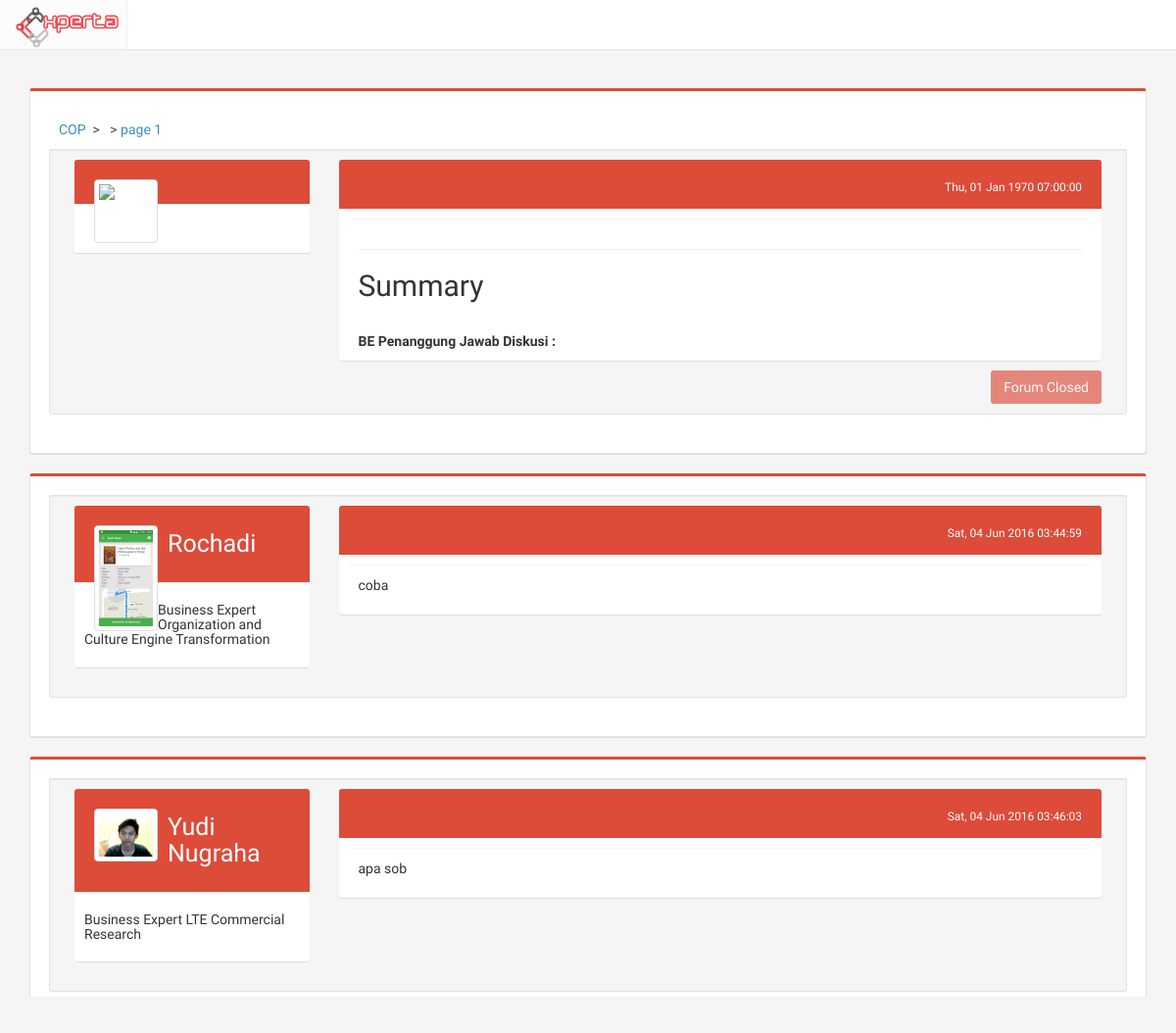
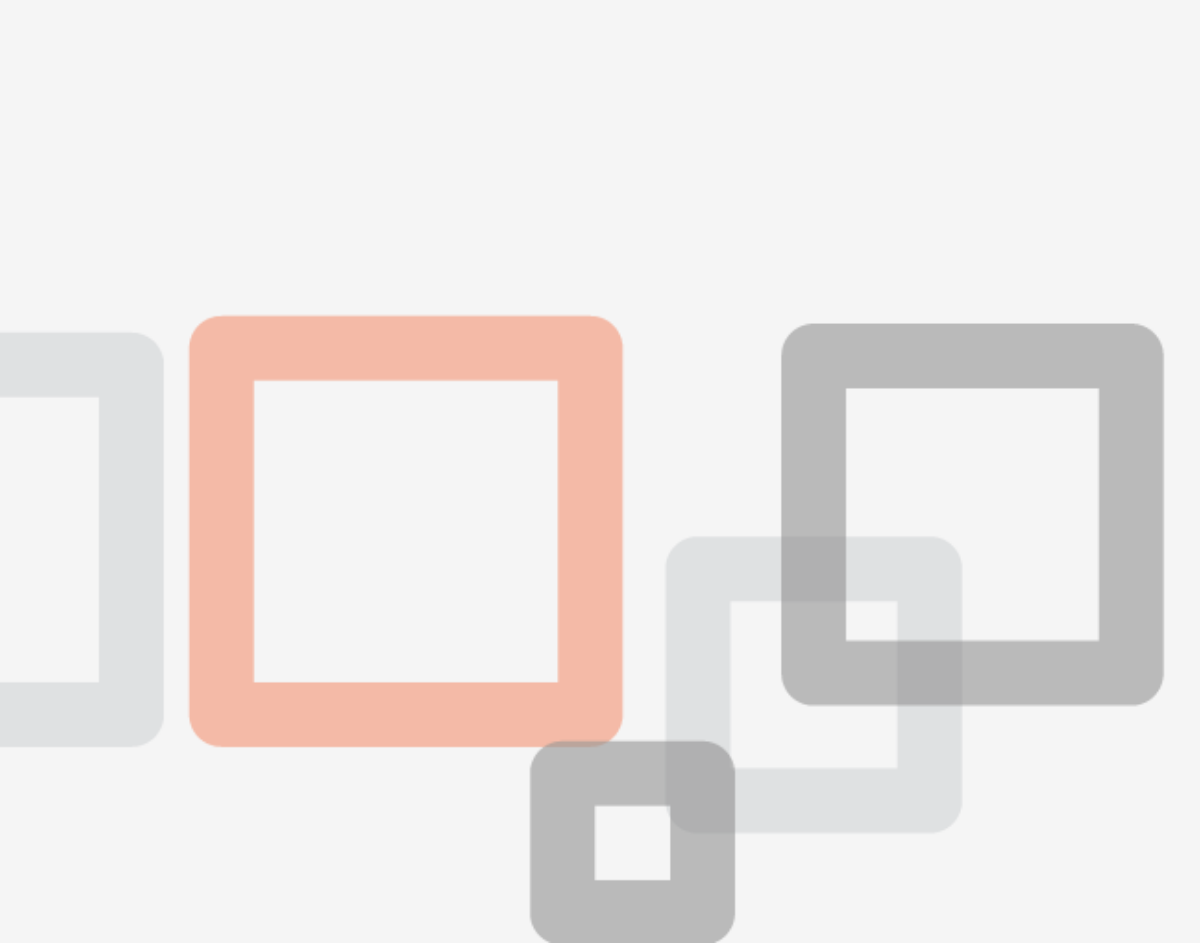
/cop/bp_view/1, run on an earlier commit of the app's database (2 pictures, top to bottom).
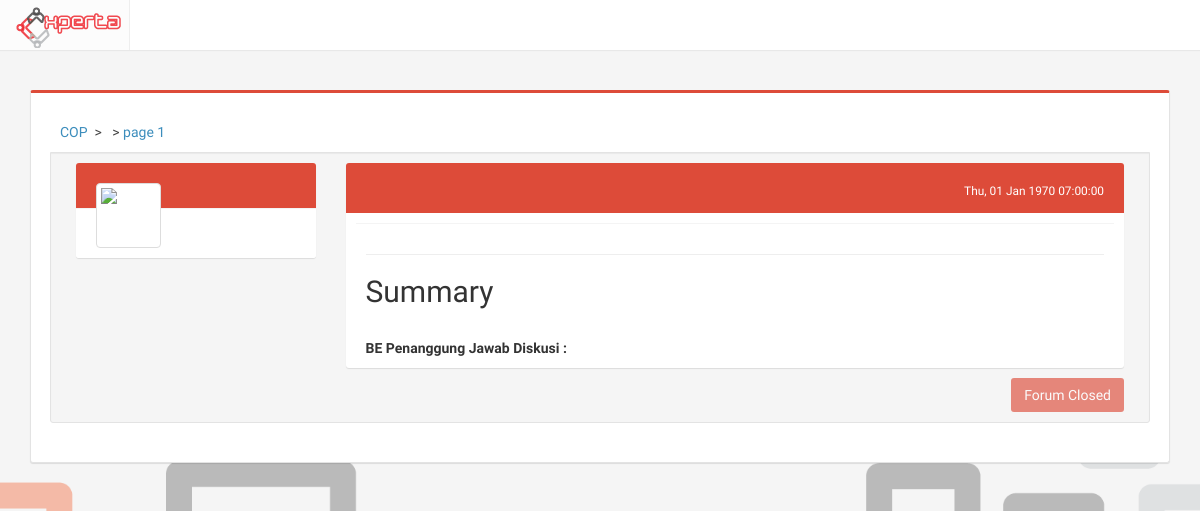
And on a later commit of the database.
### tables this page shows
CREATE TABLE `cop_comment` (
  `id_comment` int(11) NOT NULL,
  `id_cop` int(11) NOT NULL,
  `id_user` int(11) NOT NULL,
  `title` varchar(100) DEFAULT '',
  `content` text NOT NULL,
  `created_at` timestamp NOT NULL DEFAULT CURRENT_TIMESTAMP,
  `updated_at` timestamp NOT NULL DEFAULT '0000-00-00 00:00:00'
);

CREATE TABLE `profile` (
  `id_profile` int(11) NOT NULL,
  `NIK` varchar(50) DEFAULT NULL,
  `id_user` int(11) NOT NULL,
  `fullname` varchar(255) NOT NULL,
  `birthdate` date DEFAULT NULL,
  `gender` enum('M','F') DEFAULT NULL,
  `id_expert` int(11) DEFAULT '98',
  `pic` varchar(500) DEFAULT 'default.png',
  `updated_at` timestamp NOT NULL DEFAULT CURRENT_TIMESTAMP ON UPDATE CURRENT_TIMESTAMP,
  `login` int(11) NOT NULL DEFAULT '0'
);

CREATE TABLE `expert` (
  `id_expert` int(11) NOT NULL,
  `id_directorate` int(11) NOT NULL,
  `expert_name` varchar(100) NOT NULL
);

### index.php (called while the page is built, shortened)
<?php
require_once BASEPATH.'core/CodeIgniter.php';

### application/models/Cop_model.php (called while the page is built, shortened)
<?php
	class Cop_model extends CI_Model
	{
		function get_comment($id, $page=0){
			$page = ($page * 20);
			$hasil['data'] = $this->db->query("SELECT fullname, pic, user.id_user, title, content, expert_name, level_name, created_at
				FROM cop_comment, user, profile, level, expert
				WHERE id_cop = '$id'
					AND cop_comment.id_user = user.id_user
					AND user.id_user = profile.id_user
					AND user.id_level = level.id_level
					AND profile.id_expert = expert.id_expert
				ORDER BY id_cop ASC
				LIMIT $page, 20
				")->result();
			$hasil['count'] = $this->db->query("SELECT COUNT(*) as count FROM cop_comment WHERE id_cop = '$id' ")->result();
			return $hasil;
		}
	}

### application/views/cop/bp_view.php (the view, shortened to what this page needs)
<?php include 'application/views/header.php' ?>
	<link rel="stylesheet" type="text/css" href="<?= base_url('assets/css/bootstrap3-wysihtml5.min.css') ?>">
	<div class="container">
	<div class="row">
	<div class="col-md-12 isi">
	<div class="col-md-12 box box-danger well">
		<div class="box-header">
		<?php $i=0; foreach ($tree as $tangkal): ?>
			<?php if ($i): ?>
				<?php echo '> ' ?>
			<?php endif ?>
			<a href="<?php echo $tangkal['url'] ?>"><?php echo $tangkal['title'] ?></a>&nbsp;
		<?php $i++; endforeach ?>
		</div>
		<div class="box-body well">
			<div class="col-md-3">
				<div class="box box-widget widget-user-2">
                <div class="widget-user-header bg-red">
                  <div class="widget-user-image">
                    <img class="img-thumbnail" width="20" height="20" src="<?php echo site_url('uploads/profile/'.$thread[0]->pic) ?>" alt="user image">
                  </div>
                </div>
                <div class="box-footer">
                </div>
              </div>
			</div>
			<div class="col-md-9">
				<div class="box box-widget widget-user-2">
					<div class="widget-user-header bg-red">
							<small class="pull-right">
								<?php echo date('D, d M Y H:i:s',strtotime($thread[0]->created_at)) ?>
							</small>
					</div>
					<div class="box-footer content-forum">
						<?php if (!$thread[0]->status): ?>
							<hr>
							<h2 class="text-left">Summary</h2>
							<br>
							<strong>BE Penanggung Jawab Diskusi :</strong> <br>
						<?php endif ?>
					</div>
					<?php if (!$thread[0]->status): ?>
						<a class="btn disabled bg-red pull-right" >
							Forum Closed
						</a>
					<?php endif ?>
				</div>
			</div>
		</div>
	</div>
<?php foreach ($comment as $komentar ): ?>
<?php
	$kelas = ($komentar->level_name == 'be') ? 'bg-red' : 'bg-blue' ;
	$box = ($komentar->level_name == 'be') ? 'box-danger' : 'box-primary' ;
 ?>
<div class="col-md-12 box <?php echo $box ?> well">
		<div class="box-body well">
			<div class="col-md-3">
				<div class="box box-widget widget-user-2">
                <div class="widget-user-header <?php echo $kelas ?>">
                  <div class="widget-user-image">
                    <img class="img-thumbnail" width="20" height="20" src="<?php echo site_url('uploads/profile/'.$komentar->pic) ?>" alt="user image">
                  </div>
                  <h4 class="widget-user-username">
                  	<a class="clearlink" href="<?php echo site_url('account/user/'.$komentar->id_user)  ?>">
                  		<?php echo $komentar->fullname ?>
                  	</a>
                  </h4>
                </div>
                <div class="box-footer">
                  <h5><?php echo $komentar->expert_name ?></h5>
                </div>
              </div>
			</div>
			<div class="col-md-9">
				<div class="box box-widget widget-user-2">
					<div class="widget-user-header bg-red">
							<small class="pull-right">
								<?php echo date('D, d M Y H:i:s',strtotime($komentar->created_at)) ?>
							</small>
					</div>
					<div class="box-footer content-forum">
						<?php echo $komentar->content ?>
					</div>
				</div>
			</div>
		</div>
	</div>
<?php endforeach ?>
<div class="btn-group pull-right">
	<?php echo $page ?>
</div>
	</div>

What changed in the data, as far as the page shows it:
removed cop_comment: profile.pic (picture), profile.fullname "Rochadi", expert.expert_name "Business Expert Organization and Culture Engine Transformation", created_at "Sat, 04 Jun 2016 03:44:59", content "coba"
removed cop_comment: profile.pic (picture), profile.fullname "Yudi Nugraha", expert.expert_name "Business Expert LTE Commercial Research", created_at "Sat, 04 Jun 2016 03:46:03", content "apa sob"
removed cop_comment: profile.pic (picture)
removed cop_comment: profile.pic (picture), profile.fullname "Rochadi", expert.expert_name "Business Expert Organization and Culture Engine Transformation"
removed cop_comment: profile.pic (placeholder picture), profile.fullname "Mohamad Noer Fajar"
